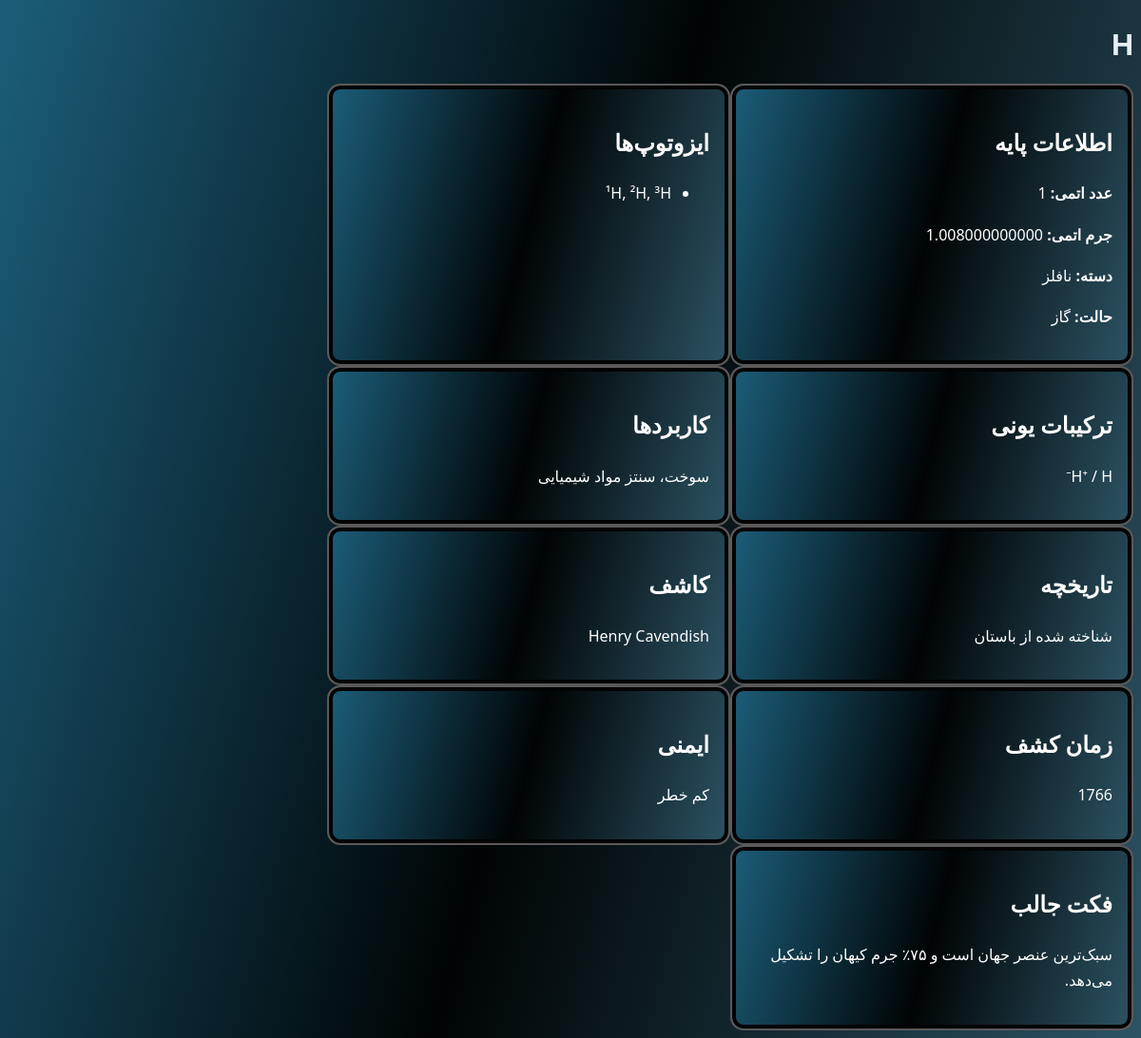
/information/H, run on the app's committed database.
### mendeleev1/models.py (models this page shows, shortened)
class  Element(models.Model):
    symbol=models.CharField(max_length=5)
    atomic_number = models.IntegerField()#models.TextField(max_length=60,default='')
    atomic_mass = models.DecimalField(max_digits=18,decimal_places=12,validators=[MinValueValidator(Decimal('0'))])
    category = models.CharField(max_length=10)
    ntm = models.CharField(max_length=10)
    isotopes=models.CharField(max_length=10)
    ionic_compounds=models.CharField(max_length=10)
    Applications=models.CharField(max_length=10)
    History=models.CharField(max_length=10)
    discoverer=models.CharField(max_length=10)
    tod=models.CharField(max_length=10)
    Safety=models.CharField(max_length=30)
    interesting_facts=models.CharField(max_length=70)

### mendeleev1/views.py (the view)
# urls.py: path('information/<str:symbol>', i, name='i'),
def i(request,symbol):
    e=Element.objects.get(symbol=symbol)
    print(e.tod)
    print(symbol)
    return render(request,'index23.html',{'e':e})

### mendeleev1/templates/index23.html (shortened to what this page needs)
<!doctype html>
<html lang="fa">
<head>
</head>
<body>
  <header>
    <h1>{{e.symbol}}</h1>
  </header>
  <section class="asd">
    <h2>اطلاعات پایه</h2>
    {%if e.atomic_number != '-'%}
    <p><b>عدد اتمی:</b> {{e.atomic_number}}</p>
    {% endif%}
    {%if e.atomic_mass != '-'%}
    <p><b>جرم اتمی:</b> {{e.atomic_mass}}</p>
    {% endif%}
    {%if e.category != '-'%}
    <p><b>دسته:</b> {{e.category}}</p>
    {% endif%}
    {%if e.ntm != '-'%}
    <p><b>حالت:</b> {{e.ntm}}</p>
    {% endif%}
  </section>
  {%if e.isotopes != '-'%}
  <section>
    <h2>ایزوتوپ‌ها</h2>
    <ul>
      <li>{{e.isotopes}}</li>
    </ul>
  </section>
  {% endif%}
  {%if e.ionic_compounds != '-'%}
  <section>
    <h2>ترکیبات یونی</h2>
    {{e.ionic_compounds}}
  </section>
  {% endif%}
  {%if e.Applications != '-'%}
  <section>
    <h2>کاربردها</h2>
    <p>{{e.Applications}}</p>
  </section>
  {% endif%}
  {%if e.History != '-'%}
  <section>
    <h2>تاریخچه</h2>
    <p>{{e.History}}</p>
  </section>
  {% endif%}
  {%if e.discoverer != '-'%}
  <section>
    <h2>کاشف</h2>
    <p>{{e.discoverer}}</p>
  </section>
  {% endif%}
  {%if e.tod != '-'%}
  <section>
    <h2>زمان کشف</h2>
    <p>{{e.tod}}</p>
  </section>
  {% endif%}
  {%if e.Safety != '-'%}
  <section>
    <h2>ایمنی</h2>
    <p>{{e.Safety}}</p>
  </section>
  {% endif%}
  {%if e.interesting_facts != '-'%}
  <section>
    <h2>فکت جالب</h2>
    <p>{{e.interesting_facts}}</p>
  </section>
  {% endif%}
</body>
</html>

### mendeleev1/templates/index23.html (style rules this page uses)
body { display: flex; flex-wrap: wrap; font-family: 'Vazirmatn', Tahoma, sans-serif; margin: 9; padding: 0; direction: rtl; background: linear-gradient(105deg, #1c5e7a, #000405, #2c5364); min-height: 100vh; color: #e6eef6; }
section { width: 380px; padding: 20px; border-radius: 14px; background: linear-gradient(105deg, #1c5e7a, #000405, #2c5364); font-family: 'Segoe UI', sans-serif; line-height: 1.7; color: #ffffff; border: 2px solid #5c5959; box-shadow: 0 0 0 4px #030303 inset; }
header { flex: 1 calc(100% - 10px); }

### data on the page
Element: symbol "H", atomic_number "1", atomic_mass "1.008000000000", category "نافلز", ntm "گاز", isotopes "¹H, ²H, ³H", ionic_compounds "H⁺ / H⁻", Applications "سوخت، سنتز مواد شیمیایی", History "شناخته شده از باستان", discoverer "Henry Cavendish", tod "1766", Safety "کم خطر", interesting_facts "سبک‌ترین عنصر جهان است و ۷۵٪ جرم کیهان را تشکیل می‌دهد."
